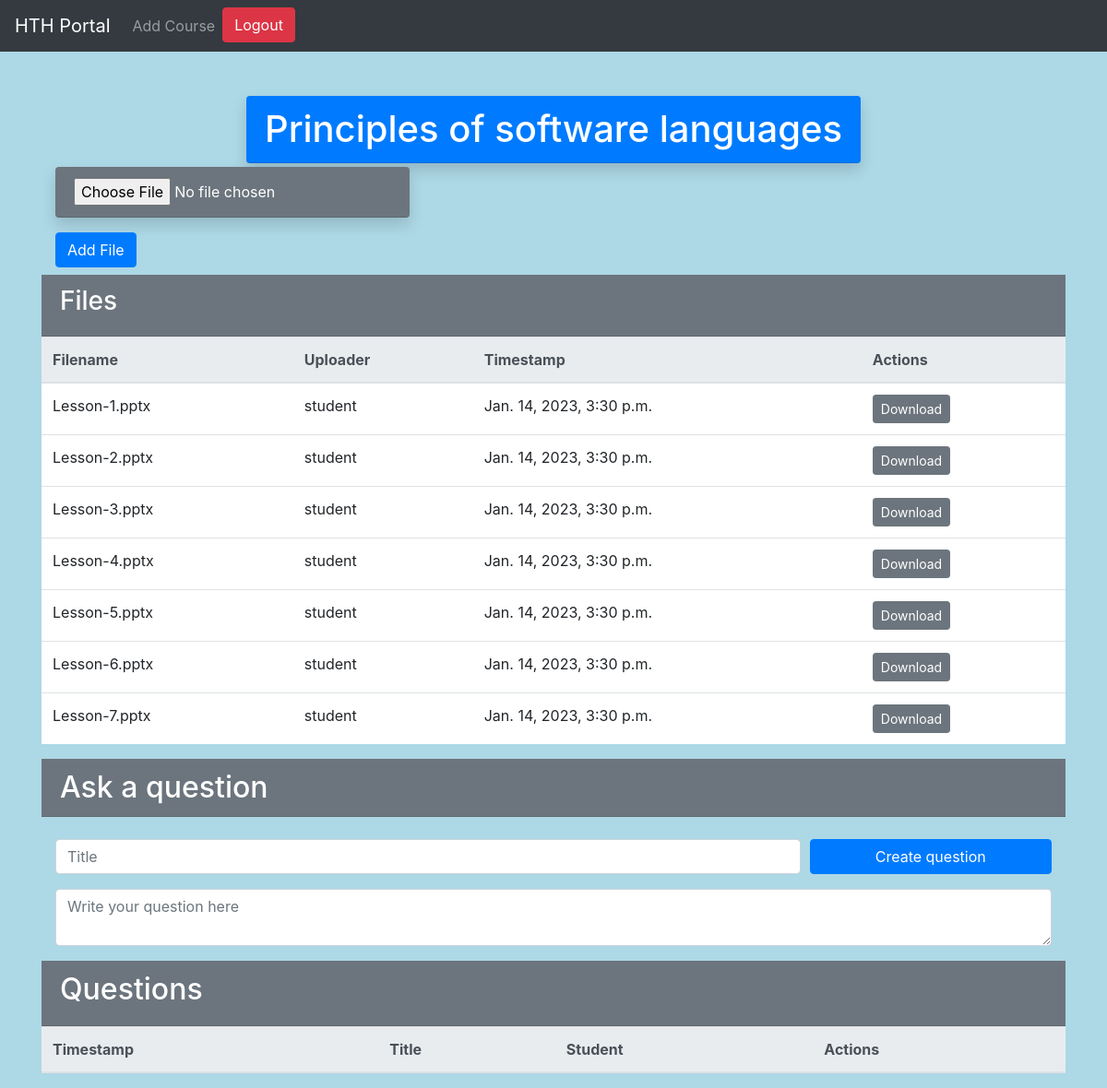
The app's page /course/6 (signed in) with its own data.
### university/models.py (models this page shows)
class Course(models.Model):
    objects = models.Manager()
    name = models.CharField(max_length=255)
    category = models.CharField(max_length=255)

class File(models.Model):
    objects = models.Manager()
    filename = models.CharField(max_length=255)
    file = models.FileField(upload_to='files/')
    uploader = models.CharField(max_length=255)
    timestamp = models.DateTimeField(auto_now_add=True)
    teacher_file = models.BooleanField(default=False)
    course = models.ForeignKey(Course, on_delete=models.CASCADE, related_name='files')

### university/views.py (the view)
# urls.py: path('course/<int:course_id>', views.course, name='course'),
@login_required
def course(request, course_id):
    course_obj = get_object_or_404(Course, id=course_id)
    files = File.objects.filter(course=course_obj)
    questions = Question.objects.filter(course=course_obj)
    context = {
        'course': course_obj,
        'course_id': course_obj.id,
        'files': files,
        'questions': questions,
    }
    return render(request, 'university/course.html', context)

### university/templates/university/course.html (shortened to what this page needs)
{% extends 'university/base.html' %}
{% load static %}
{% load custom_tags %}
{% block content %}
<div class="row justify-content-center">
    <h1 class="card-header bg-primary text-white rounded shadow">{{ course.name }}</h1>
</div>
<div class="container mt-1 mb-2">
    <form method="post" enctype="multipart/form-data" action="{% url 'upload_file' course.id %}">
      <div class="form-group">
        <input type="file" class="card-header bg-secondary text-white rounded shadow" name="file" id="file" required>
      </div>
      <button type="submit" class="btn btn-primary" id="submit-button">Add File</button>
    </form>
</div>
<div class="card-header bg-secondary text-white">
    <h3>Files</h3>
</div>
<table class="table table-hover">
    <thead class="thead-light">
        <tr>
            <th scope="col">Filename</th>
            <th scope="col">Uploader</th>
            <th scope="col">Timestamp</th>
            <th scope="col">Actions</th>
        </tr>
    </thead>
    <tbody class="bg-white">
        {% for file in files %}
        <tr>
            <td>{{ file.filename }}</td>
            <td>{{ file.uploader }}</td>
            <td>{{ file.timestamp }}</td>
            <td>
                <a href="{% url 'download_file' file.id %}" class="btn btn-secondary btn-sm" download>Download</a>
            </td>
        </tr>
        {% endfor %}
    </tbody>
</table>
<h2 class="mb-4 card-header bg-secondary text-white">Ask a question</h2>
<div class="container mt-2 mb-3 bg rounded">
  <form method="post" action="{% url 'create_question' course.id %}" class="form-group">
    <div class="form-row">
      <div class="col-md-9">
        <input class="form-control" type="text" name="title" placeholder="Title" required>
      </div>
      <div class="col-md-3">
        <button type="submit" class="btn btn-primary btn-block" id="question">Create question</button>
      </div>
    </div>
    <textarea class="form-control mt-3" name="body" placeholder="Write your question here" required></textarea>
  </form>
</div>
<table class="table table-hover">
    <thead class="thead-light">
        <tr>
            <th scope="col">Timestamp</th>
            <th scope="col">Title</th>
            <th scope="col">Student</th>
            <th scope="col">Actions</th>
        </tr>
    </thead>
    <div class="card-header bg-secondary text-white">
        <h2>Questions</h2>
    </div>
</table>
{% endblock %}

### university/templates/university/base.html (style rules this page uses)
body { background-color: lightblue; }

### records on screen
Course: name "Principles of software languages"
File: filename "Lesson-1.pptx", uploader "student", timestamp "Jan. 14, 2023, 3:30 p.m."
File: filename "Lesson-2.pptx", uploader "student", timestamp "Jan. 14, 2023, 3:30 p.m."
File: filename "Lesson-3.pptx", uploader "student", timestamp "Jan. 14, 2023, 3:30 p.m."
File: filename "Lesson-4.pptx", uploader "student", timestamp "Jan. 14, 2023, 3:30 p.m."
File: filename "Lesson-5.pptx", uploader "student", timestamp "Jan. 14, 2023, 3:30 p.m."
File: filename "Lesson-6.pptx", uploader "student", timestamp "Jan. 14, 2023, 3:30 p.m."
File: filename "Lesson-7.pptx", uploader "student", timestamp "Jan. 14, 2023, 3:30 p.m."
